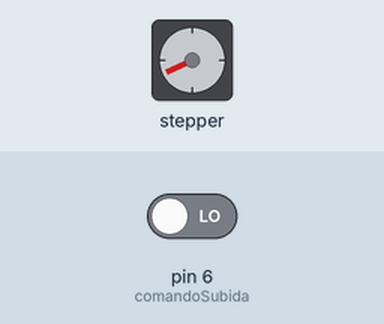
Simulated run of this sketch. Board: Arduino Uno, built with avr-gcc and run on an emulated ATmega328P. Parts: stepper motor. The inputs (shaded band) are chosen by the test bench; at power-on: pin 6 (comandoSubida) LOW. Stepper angles assume 200 steps per turn.

Above: at 1.2 s.
1.3 s: pin 6 (comandoSubida) driven HIGH
At 1.56 s:
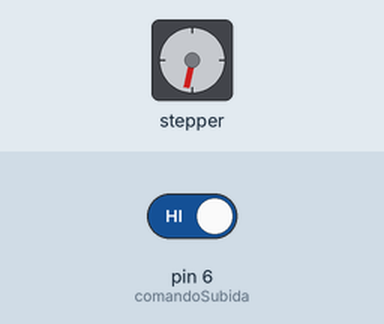
4.8 s: pin 6 (comandoSubida) driven LOW
At 19.9 s:
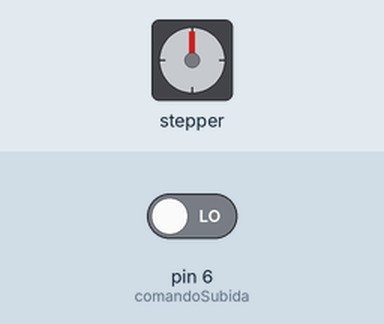
Timing chart, 0 to 21.4 s (numbered marks = the images above; inputs shaded):
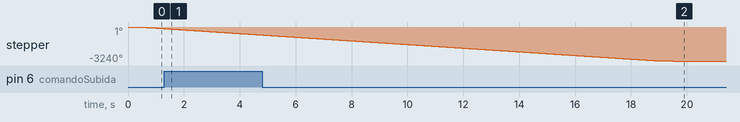

The sketch:

sketch_may30a.ino
```cpp
//Inclui a biblioteca para trabalhar com o motor
//junho/2023
#include <AccelStepper.h>

//Pinos de conexão e instância do motor
const int DIR = 4;
const int STEP = 7;
int comandoSubida = 6;
int acaoSubida;

#define InterfaceMotor 1

AccelStepper Stepper(InterfaceMotor, STEP, DIR);

//Define
//velocidade máxima
//fator de aceleração,
//velocidade inicial
//posição desejada
//negativo desce a cortina - positivo sobre a cortina (de frente para o eixo - sentido horário)
void setup() {
  Stepper.setMaxSpeed(100);
  Stepper.setAcceleration(100);
  Stepper.setSpeed(100);
  Stepper.moveTo(-1800);
  //Serial.begin(9600);
  pinMode(comandoSubida, INPUT);
}

// Fluxo - mudar a direção quando o motor atingir a posição
void loop() {

  acaoSubida = digitalRead(comandoSubida);

  if (Stepper.distanceToGo() == 0 && acaoSubida == 1){

    if(-Stepper.currentPosition()>0){

      Stepper.moveTo(1800);

    }else{

      Stepper.moveTo(-1800);
    }

  }

  // move o motor um passo
  Stepper.run();

}
```
